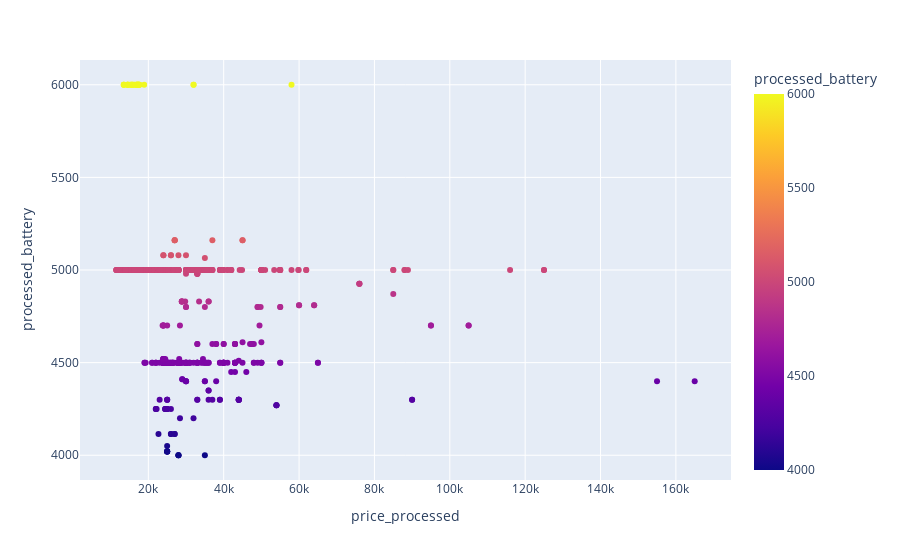

Notebook code for this chart:
### Code cell
df2 = df[df['processed_battery']<=7000]
fig = px.scatter(df2, y="processed_battery", x="price_processed",color='processed_battery')
fig.show()

### Figure 1 — Plotly figure (JSON) as saved in the notebook; plotly's stock layout.template omitted (floating-point values rounded to 4 significant figures; data arrays with more than 128 entries replaced by an {"elided": "..."} marker saying what was removed)
{"data": [{"hovertemplate": "price_processed=%{x}<br>processed_battery=%{marker.color}<extra></extra>", "legendgroup": "", "marker": {"color": {"elided": "615 int values"}, "coloraxis": "coloraxis", "symbol": "circle"}, "mode": "markers", "name": "", "orientation": "v", "showlegend": false, "type": "scatter", "x": {"elided": "615 int values"}, "xaxis": "x", "y": {"elided": "615 int values"}, "yaxis": "y"}], "layout": {"coloraxis": {"colorbar": {"title": {"text": "processed_battery"}}, "colorscale": [[0, "#0d0887"], [0.1111, "#46039f"], [0.2222, "#7201a8"], [0.3333, "#9c179e"], [0.4444, "#bd3786"], [0.5556, "#d8576b"], [0.6667, "#ed7953"], [0.7778, "#fb9f3a"], [0.8889, "#fdca26"], [1, "#f0f921"]]}, "legend": {"tracegroupgap": 0}, "margin": {"t": 60}, "xaxis": {"anchor": "y", "domain": [0, 1], "title": {"text": "price_processed"}}, "yaxis": {"anchor": "x", "domain": [0, 1], "title": {"text": "processed_battery"}}}}
